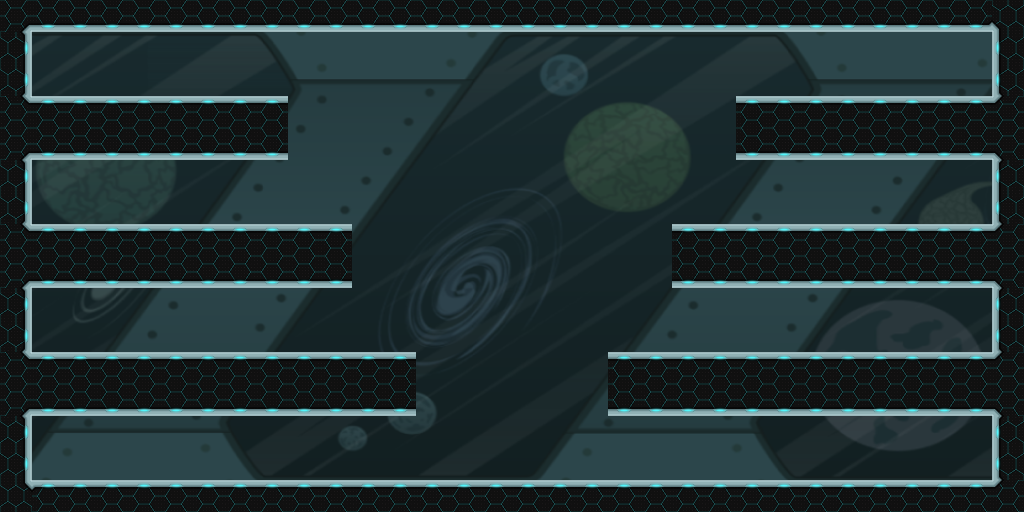

Rendered tile map (Tiled .tmx) drawn with the repository's tilesets; below, a short description and the map source with its tile grids summarised:
An orthogonal 32x16 tile map with 32x32 px tiles, 2 tile layers (fondo, terrain), 3 tilesets and 132 objects.

<map version="1.2" tiledversion="1.2.3" orientation="orthogonal" renderorder="right-down" width="32" height="16" tilewidth="32" tileheight="32" infinite="0" nextlayerid="8" nextobjectid="145">
 <tileset firstgid="1" source="fondo.tsx" />
 <tileset firstgid="3" source="terreno.tsx" />
 <tileset firstgid="35" source="objects.tsx" />
 <layer id="1" name="fondo" width="32" height="16">
  <data>[512 cells, 1 non-empty, 1 distinct tile ids]</data>
 </layer>
 <layer id="2" name="terrain" width="32" height="16">
  <data>[512 cells, 212 non-empty, 5 distinct tile ids]</data>
 </layer>
 <objectgroup id="3" name="monedas">
  <object id="74" gid="66" x="608" y="320" width="32" height="32">
   <properties>
    <property name="moneda" value="" />
   </properties>
  </object>
  <object id="75" gid="66" x="640" y="288" width="32" height="32">
   <properties>
    <property name="moneda" value="" />
   </properties>
  </object>
  <object id="76" gid="66" x="608" y="256" width="32" height="32">
   <properties>
    <property name="moneda" value="" />
   </properties>
  </object>
  <object id="77" gid="66" x="704" y="192" width="32" height="32">
   <properties>
    <property name="moneda" value="" />
   </properties>
  </object>
  <object id="78" gid="66" x="672" y="160" width="32" height="32">
   <properties>
    <property name="moneda" value="" />
   </properties>
  </object>
  <object id="79" gid="66" x="704" y="128" width="32" height="32">
   <properties>
    <property name="moneda" value="" />
   </properties>
  </object>
  <object id="80" gid="66" x="32" y="320" width="32" height="32">
   <properties>
    <property name="moneda" value="" />
   </properties>
  </object>
  <object id="81" gid="66" x="32" y="352" width="32" height="32">
   <properties>
    <property name="moneda" value="" />
   </properties>
  </object>
  <object id="82" gid="66" x="64" y="352" width="32" height="32">
   <properties>
    <property name="moneda" value="" />
   </properties>
  </object>
  <object id="83" gid="66" x="96" y="320" width="32" height="32">
   <properties>
    <property name="moneda" value="" />
   </properties>
  </object>
  <object id="84" gid="66" x="64" y="320" width="32" height="32">
   <properties>
    <property name="moneda" value="" />
   </properties>
  </object>
  <object id="85" gid="66" x="96" y="352" width="32" height="32">
   <properties>
    <property name="moneda" value="" />
   </properties>
  </object>
  <object id="86" gid="66" x="128" y="320" width="32" height="32">
   <properties>
    <property name="moneda" value="" />
   </properties>
  </object>
  <object id="87" gid="66" x="128" y="352" width="32" height="32">
   <properties>
    <property name="moneda" value="" />
   </properties>
  </object>
  <object id="107" gid="66" x="32" y="448" width="32" height="32">
   <properties>
    <property name="moneda" value="" />
   </properties>
  </object>
  <object id="108" gid="66" x="64" y="480" width="32" height="32">
   <properties>
    <property name="moneda" value="" />
   </properties>
  </object>
  <object id="109" gid="66" x="96" y="448" width="32" height="32">
   <properties>
    <property name="moneda" value="" />
   </properties>
  </object>
  <object id="110" gid="66" x="128" y="480" width="32" height="32">
   <properties>
    <property name="moneda" value="" />
   </properties>
  </object>
  <object id="111" gid="66" x="160" y="448" width="32" height="32">
   <properties>
    <property name="moneda" value="" />
   </properties>
  </object>
  <object id="112" gid="66" x="192" y="480" width="32" height="32">
   <properties>
    <property name="moneda" value="" />
   </properties>
  </object>
  <object id="113" gid="66" x="224" y="448" width="32" height="32">
   <properties>
    <property name="moneda" value="" />
   </properties>
  </object>
  <object id="114" gid="66" x="256" y="480" width="32" height="32">
   <properties>
    <property name="moneda" value="" />
   </properties>
  </object>
  <object id="115" gid="66" x="288" y="448" width="32" height="32">
   <properties>
    <property name="moneda" value="" />
   </properties>
  </object>
  <object id="116" gid="66" x="320" y="480" width="32" height="32">
   <properties>
    <property name="moneda" value="" />
   </properties>
  </object>
  <object id="117" gid="66" x="352" y="448" width="32" height="32">
   <properties>
    <property name="moneda" value="" />
   </properties>
  </object>
  <object id="118" gid="66" x="768" y="352" width="32" height="32">
   <properties>
    <property name="moneda" value="" />
   </properties>
  </object>
  <object id="119" gid="66" x="768" y="320" width="32" height="32">
   <properties>
    <property name="moneda" value="" />
   </properties>
  </object>
  <object id="120" gid="66" x="864" y="320" width="32" height="32">
   <properties>
    <property name="moneda" value="" />
   </properties>
  </object>
  <object id="121" gid="66" x="864" y="352" width="32" height="32">
   <properties>
    <property name="moneda" value="" />
   </properties>
  </object>
  <object id="122" gid="66" x="32" y="224" width="32" height="32">
   <properties>
    <property name="moneda" value="" />
   </properties>
  </object>
  <object id="123" gid="66" x="64" y="224" width="32" height="32">
   <properties>
    <property name="moneda" value="" />
   </properties>
  </object>
  <object id="124" gid="66" x="128" y="224" width="32" height="32">
   <properties>
    <property name="moneda" value="" />
   </properties>
  </object>
  <object id="125" gid="66" x="160" y="224" width="32" height="32">
   <properties>
    <property name="moneda" value="" />
   </properties>
  </object>
  <object id="126" gid="66" x="224" y="224" width="32" height="32">
   <properties>
    <property name="moneda" value="" />
   </properties>
  </object>
  <object id="127" gid="66" x="768" y="224" width="32" height="32">
   <properties>
    <property name="moneda" value="" />
   </properties>
  </object>
  <object id="128" gid="66" x="832" y="224" width="32" height="32">
   <properties>
    <property name="moneda" value="" />
   </properties>
  </object>
  <object id="129" gid="66" x="864" y="224" width="32" height="32">
   <properties>
    <property name="moneda" value="" />
   </properties>
  </object>
  <object id="130" gid="66" x="928" y="224" width="32" height="32">
   <properties>
    <property name="moneda" value="" />
   </properties>
  </object>
  <object id="131" gid="66" x="960" y="224" width="32" height="32">
   <properties>
    <property name="moneda" value="" />
   </properties>
  </object>
  <object id="132" gid="66" x="384" y="320" width="32" height="32">
   <properties>
    <property name="moneda" value="" />
   </properties>
  </object>
  <object id="133" gid="66" x="352" y="288" width="32" height="32">
   <properties>
    <property name="moneda" value="" />
   </properties>
  </object>
  <object id="134" gid="66" x="384" y="256" width="32" height="32">
   <properties>
    <property name="moneda" value="" />
   </properties>
  </object>
  <object id="135" gid="66" x="288" y="192" width="32" height="32">
   <properties>
    <property name="moneda" value="" />
   </properties>
  </object>
  <object id="136" gid="66" x="320" y="160" width="32" height="32">
   <properties>
    <property name="moneda" value="" />
   </properties>
  </object>
  <object id="137" gid="66" x="288" y="128" width="32" height="32">
   <properties>
    <property name="moneda" value="" />
   </properties>
  </object>
 </objectgroup>
 <objectgroup id="4" name="puertas">
  <!-- 15 objects omitted --></objectgroup>
 <objectgroup id="5" name="trampas">
  <!-- 34 objects omitted --></objectgroup>
 <objectgroup id="6" name="enemies">
  <!-- 10 objects omitted --></objectgroup>
 <objectgroup id="7" name="suelo">
  <!-- 28 objects omitted --></objectgroup>
</map>
<!-- 87 of 132 objects omitted -->
